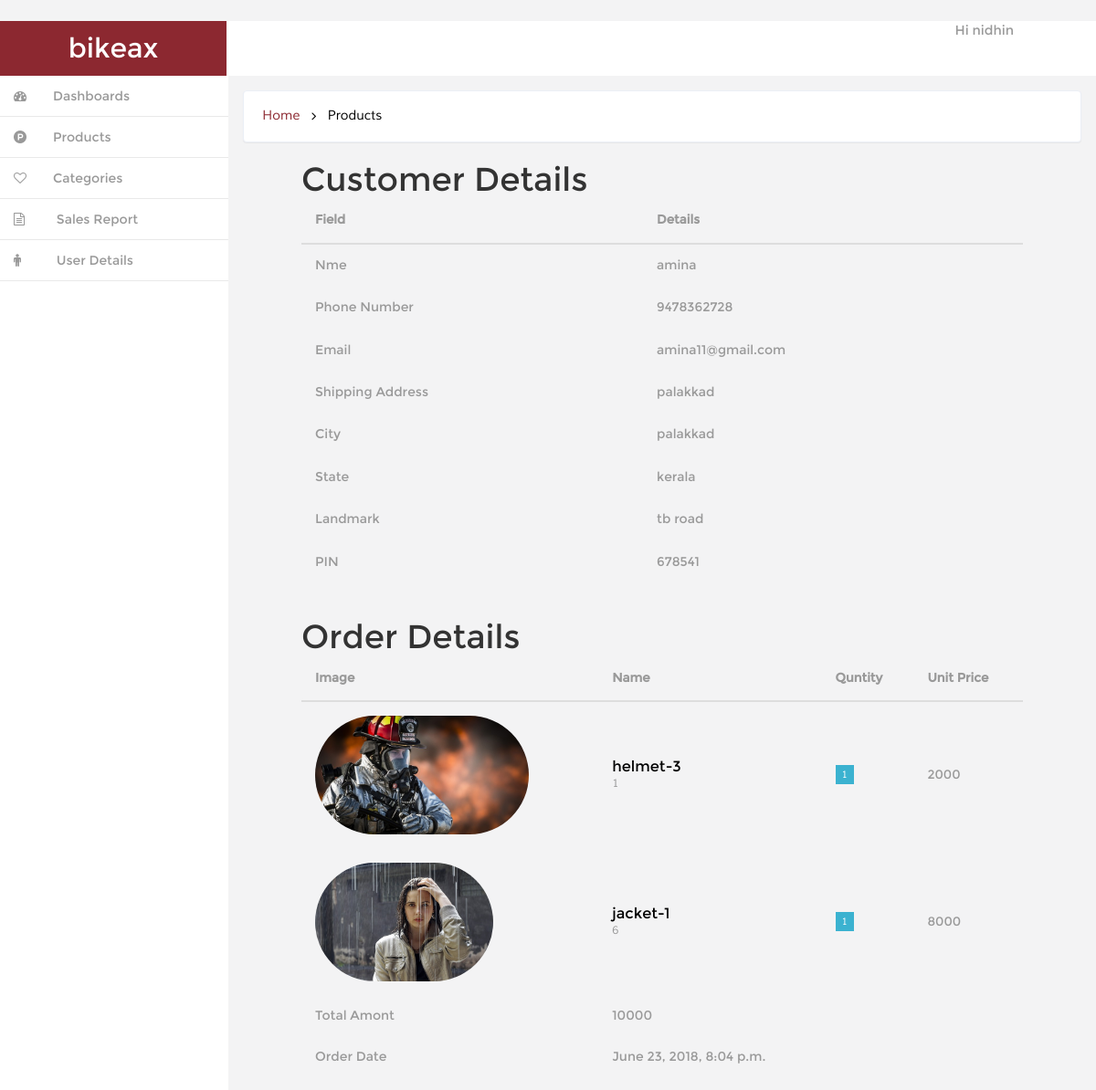
/orderdet/16/ (signed in), run on the app's committed database.
### ecom/models.py (models this page shows)
class Order(models.Model):
	user = models.ForeignKey(CustomerDetail, on_delete=models.CASCADE, blank=True, null=True)
	totalamount = models.IntegerField(blank=True, null=True, default=0)
	checkout_date = models.DateTimeField(blank=True, null=True)
	def __str__(self):
			return self.user.user.username

class CustomerDetail(models.Model):
	user = user=models.OneToOneField(User,on_delete=models.CASCADE)
	name = models.CharField(max_length=30, blank=True)
        phone_regex = RegexValidator(regex=r'^\+?1?\d{9,11}$', message="Phone number in the format: '+999999999'. Up to 11 digits allowed.")
	phonenumber=models.CharField(validators=[phone_regex], max_length=15, blank=True) # validators should be a list
	Email=models.CharField(max_length=30, blank=True)
	ShippingAddress=models.TextField(max_length=50, blank=True, null=True)
	City=models.CharField(max_length=20,blank=True)
	State=models.CharField(max_length=20,blank=True)
	Landmark=models.CharField(max_length=30,blank=True)
	Pincode=models.IntegerField(default=0, blank=True, null=True)
	def __str__(self):
			return self.user.username

class Cartm(models.Model):
	order = models.ForeignKey(Order, related_name="cartorder", on_delete=models.CASCADE, blank=True, null=True)
	product =models.ForeignKey(Product, blank=True, null=True)
	quantity = models.IntegerField(null=True, blank=True)
	amount =models.IntegerField(default=0,null=True,blank=True)
	def __str__(self):
			return self.product.Name

class Product(models.Model):
	Categories=models.ForeignKey(Category,on_delete=models.CASCADE)
	Name=models.CharField(max_length=20,blank=True )
	Image=models.FileField(upload_to='media/',null=True,blank=True)
	IDorSNO=models.IntegerField(default=0,null=True,blank=True)
	Description=models.TextField(max_length=50,null=True,blank=True)
	Price=models.IntegerField(default=0,null=True,blank=True)
	NumbersAvailable=models.IntegerField(default=0,null=True,blank=True)
	def __str__(self):
		return self.Name

### ecom/views.py (the view)
# urls.py: url(r'^orderdet/(?P<pk>\d+)/', orderdet, name='orderdet'),
@user_passes_test(lambda u:u.is_superuser)
def orderdet(request, pk):
    order=Order.objects.get(pk=pk)
    items = Cartm.objects.filter(order=order)
    return render(request,'backend/orderdetails.html' ,{'order':order, 'items':items})

### ecom/context_processor.py (called while the page is built)
def cart(request):
    return {'cart': Cart(request)}

### templates/backend/orderdetails.html (shortened to what this page needs)
{% extends 'backend/index.html' %}
{% block breadcrump %} Products {% endblock %}
{% block contentmain %}
<div style="margin:5px 80px 5px 80px;">
  <h1>Customer Details</h1>
   <table class="table">
                       <thead>
                      <tr>
                          <th>Field</th>
                          <th>Details</th>
                      </tr>
                      </thead>
                      <tbody>
                          <tr class="table-row">
                              <td class="table-img">
                                 <h5>Nme</h5>
                              </td>
                              <td class="table-text">
                              	<h5>{{ order.user.name}}</h5>
                              </td>
                          </tr>
                          <tr class="table-row">
                              <td class="table-img">
                                 <h5>Phone Number</h5>
                              </td>
                              <td class="table-text">
                                <h5>{{ order.user.phonenumber}}</h5>
                              </td>
                          </tr>
                          <tr class="table-row">
                              <td class="table-img">
                                 <h5>Email</h5>
                              </td>
                              <td class="table-text">
                                <h5>{{ order.user.Email}}</h5>
                              </td>
                          </tr>
                          <tr class="table-row">
                              <td class="table-img">
                                 <h5>Shipping Address</h5>
                              </td>
                              <td class="table-text">
                                <h5>{{ order.user.ShippingAddress }}</h5>
                              </td>
                          </tr>
                          <tr class="table-row">
                              <td class="table-img">
                                 <h5>City</h5>
                              </td>
                              <td class="table-text">
                                <h5>{{ order.user.City}}</h5>
                              </td>
                          </tr>
                          <tr class="table-row">
                              <td class="table-img">
                                 <h5>State</h5>
                              </td>
                              <td class="table-text">
                                <h5>{{ order.user.State}}</h5>
                              </td>
                          </tr>
                          <tr class="table-row">
                              <td class="table-img">
                                 <h5>Landmark</h5>
                              </td>
                              <td class="table-text">
                                <h5>{{ order.user.Landmark}}</h5>
                              </td>
                          </tr>
                          <tr class="table-row">
                              <td class="table-img">
                                 <h5>PIN</h5>
                              </td>
                              <td class="table-text">
                                <h5>{{ order.user.Pincode}}</h5>
                              </td>
                          </tr>
                      </tbody>
                  </table>
</div>
<div style="margin:40px 80px 5px 80px;">
<h1>Order Details</h1>
 <table class="table">
                <thead>
                  <tr>
                      <th>Image</th>
                      <th>Name</th>
                      <th>Quntity</th>
                      <th>Unit Price</th>
                  </tr>
                  </thead>
                  <tbody>
                  {% for it in items %}
                      <tr class="table-row">
                          <td class="table-img">
                             {% if it.product.Image %}<img src="{{ it.product.Image.url }}" alt="" style="height: 130px; width: auto"/>{% endif %}
                          </td>
                          <td class="table-text">
                            <h6>{{ it.product.Name }}</h6>
                              <p>{{ it.product.IDorSNO }}</p>
                          </td>
                          <td>
                            <span class="fam">{{ it.quantity }}</span>
                          </td>
                          <td class="march">
                             {{ it.amount }}
                          </td>
                      </tr>
                       {% endfor %}
                       <tr class="">
                           <td class="">
                              <h5>Total Amont</h5>
                           </td>
                           <td class="table-text">
                             <h5>{{ order.totalamount }}</h5>
                           </td>
                       </tr>
                       <tr class="">
                           <td class="">
                              <h5>Order Date</h5>
                           </td>
                           <td class="table-text">
                             <h5>{{ order.checkout_date }}</h5>
                           </td>
                       </tr>
                       <tr class="">
                           <td class="">
                           </td>
                           <td class="table-text">
                           </td>
                       </tr>
                     </tbody>
                </table>
              </div>
{% endblock %}

### templates/backend/index.html (shortened to what this page needs)
<!DOCTYPE HTML>
{% load static %}
<html>
<head>
<link href="{% static 'backend/css/bootstrap.min.css'%}"  rel='stylesheet' type='text/css' />
<link href="{% static 'backend/css/style.css'%}" rel='stylesheet' type='text/css' />
<link href="{% static 'backend/css/font-awesome.css'%}" rel="stylesheet">
<link href="{% static 'backend/css/custom.css'%}" rel="stylesheet">
</head>
<body>
<div id="wrapper">
        <nav class="navbar-default navbar-static-top" role="navigation">
             <div class="navbar-header">
	               <h1> <a class="navbar-brand" href="index.html">bikeax</a></h1>
			   </div>
			 <div class=" border-bottom">
		    <div class="drop-men" >
		        <ul class=" nav_1">
					<li class="dropdown" style="margin-right:90px;">
		              <a href="#" class="dropdown-toggle dropdown-at" data-toggle="dropdown">
		              <span class=" name-caret">Hi {{ user }}</span></a>
		            </li>
		        </ul>
		     </div>
			<div class="clearfix">
     </div>
		    <div class="navbar-default sidebar" role="navigation">
                <div class="sidebar-nav navbar-collapse">
                <ul class="nav" id="side-menu">
                    <li>
                        <a href="{% url 'dashboard' %}" class=" hvr-bounce-to-right"><i class="fa fa-dashboard nav_icon "></i><span class="nav-label">Dashboards</span> </a>
                    </li>
                      <li>
                        <a href="{% url 'dashproduct' %}" class=" hvr-bounce-to-right"><i class="fa fa-product-hunt nav_icon "></i><span class="nav-label">Products</span> </a>
                    </li>
                      <li>
                        <a href="{% url 'dashcategory' %}" class=" hvr-bounce-to-right"><i class="fa fa-heart-o nav_icon "></i><span class="nav-label">Categories</span> </a>
                    </li>
					 <li>
                        <a href="{% url 'sales' %}" class=" hvr-bounce-to-right"><i class="fa fa-file-text-o  nav_icon"></i> <span class="nav-label">Sales Report</span> </a>
                    </li>
                    <li>
                        <a href="/user_detail/" class=" hvr-bounce-to-right"><i class="fa fa-male nav_icon"></i> <span class="nav-label">User Details</span> </a>
                    </li>
                </ul>
            </div>
			</div>
        </nav>
        <div id="page-wrapper" class="gray-bg dashbard-1">
       <div class="content-main">
		    <div class="banner">
				<h2>
				<a href="/dashbard/">Home</a>
				<i class="fa fa-angle-right"></i>
				<span>{% block breadcrump %} Dashboard {% endblock %}</span>
				</h2>
		    </div>
		<div class="content-top">
			{% block contentmain %}{% endblock %}
		</div>
			       </div>
						 	       </div>
	       </div>
</body>
</html>

### static/backend/css/style.css (style rules this page uses)
h4, h5, h6, h1, h2, h3 { margin: 0; }
ul, ol { margin: 0;padding: 0; }
p { margin: 0; }
html, body { font-family:'Montserrat-Regular'; font-size: 100%; background:#F3F3F4; overflow-x: hidden; }
body a { transition:0.5s all; -webkit-transition:0.5s all; -moz-transition:0.5s all; -o-transition:0.5s all; -ms-transition:0.5s all; }
div#wrapper { background-color: #fff; }
.navbar-default.sidebar { background-color: #fff; }
h1 a.navbar-brand { color: #fff !important; font-size: 30px; font-weight: 500; padding: 20px 0px; background: #8c2830; text-align: center; width:248px; height: 60px; }
i.nav_icon { color: #fff; margin-right:6px; }
.sidebar ul li a { color: #999; font-size:14px; }
.hvr-bounce-to-right { display: inline-block; vertical-align: middle; -webkit-transform: translateZ(0); transform: translateZ(0); box-shadow: 0 0 1px rgba(0, 0, 0, 0); -webkit-backface-visibility: hidden; backface-visibility: hidden; -moz-osx-font-smoothing: grayscale; position: relative; -webkit-transition-property: color; transition-property: color; -webkit-transition-duration: 0.5s; transition-duration: 0.5s; }
.hvr-bounce-to-right:before { content: ""; position: absolute; z-index: -1; top: 0; left: 0; right: 80%; bottom: 0; background:#7f8c8d; -webkit-transform: scaleX(0); transform: scaleX(0); -webkit-transform-origin: 0 50%; transform-origin: 0 50%; -webkit-transition-property: transform; transition-property: transform; -webkit-transition-duration: 0.5s; transition-duration: 0.5s; -webkit-transition-timing-function: ease-out; transition-timing-function: ease-out; }
.nav > li > a { color: #999; font-weight:500; padding: 0px 20px 0px 0px; font-size: 0.85em; border-bottom: 1px solid #E9E9E9; }
.nav > li > a i { margin-right: 14px; }
i.nav_icon { color: #999; padding: 15px; width: 44px; height: 44px; }
@media (min-width: 768px) { #page-wrapper { position: inherit; margin: 0 0 0 240px; min-height: 1000px; } }
a.dropdown-toggle.dropdown-at { border-bottom: none; }
.content-main { background-color: #F3F3F4; padding-top: 1em; }
.border-bottom { background-color: #fff; }
.drop-men { float: right; }
.dropdown-at { padding: 0 !important; position: relative; color: #999; font-size: 0.9em; text-decoration: none ; }
.dropdown, .dropup { display: inline-block; padding:0; }
.banner { background: #fff; display: block; margin: 0em 1em ; padding:1em; border: 1px solid #ebeff6; border-color: #ebeff6; border-radius: 4px; -webkit-border-radius: 4px; -o-border-radius: 4px; -moz-border-radius: 4px; -ms-border-radius: 4px; -webkit-box-shadow: 0 1px 1px rgba(0,0,0,.05); box-shadow: 0 1px 1px rgba(0,0,0,.05); }
.banner h2 { font-size:0.9em; }
.banner h2 a { color:#8c2830; text-decoration:none; font-family: 'Muli-Regular'; padding:0.3em ; }
.banner h2 span { color:#000; font-family: 'Muli-Regular'; padding:0.3em ; }
.banner h2 i { color:#000; vertical-align:middle; padding:0.3em ; }
.content-top { padding: 1em 0; }
.table td, .table>tbody>tr>td, .table>tbody>tr>th, .table>tfoot>tr>td, .table>tfoot>tr>th, .table>thead>tr>td, .table>thead>tr>th { padding: 15px !important; font-size: 0.85em; color: #999; border-top: none !important; }
.table-img img { border-radius: 100px; -webkit-border-radius: 100px; -o-border-radius: 100px; -moz-border-radius: 100px; -ms-border-radius: 100px; }
.table-row td { font-size: 1em; padding: 15px 8px 15px !important; line-height: 1.42857143; vertical-align:middle !important; border-top: 1px solid #ddd; }
td.table-text h6 { font-size: 1.2em; color:#000; }
td.table-text p { font-size:0.9em; line-height: 1.5em; font-family: 'Muli-Regular'; color:#999; }
td span { color:#fff; font-size: 0.8em; padding: 4px 7px; font-family: 'Muli-Regular'; }
td span.fam { color:#fff; font-size: 0.8em; padding: 4px 7px; font-family: 'Muli-Regular'; }
td span.fam { background:#3BB2D0; }
.table { margin-bottom: 0; }
tr.table-row { border-top: 1px solid #F3F3F4; }

### static/backend/css/custom.css (style rules this page uses)
#wrapper { width: 100%; }
#page-wrapper { min-height: 568px; }
@media (min-width:768px) { #page-wrapper { position: inherit; margin: 0 0 0 250px; } }
.sidebar .sidebar-nav.navbar-collapse { padding-right: 0; padding-left: 0; }
@media (min-width:768px) { .sidebar { z-index: 1; position: absolute; width: 250px; } }

### data on the page
Order: user.name "amina", user.phonenumber "9478362728", user.Email "amina11@gmail.com", user.ShippingAddress "palakkad", user.City "palakkad", user.State "kerala", user.Landmark "tb road", user.Pincode "678541", totalamount "10000", checkout_date "June 23, 2018, 8:04 p.m."
Cartm: product.Image (picture), product.Name "helmet-3", product.IDorSNO "1", quantity "1", amount "2000"
Cartm: product.Image (picture), product.Name "jacket-1", product.IDorSNO "6", quantity "1", amount "8000"

### other printed values
{{ user }} "nidhin"
